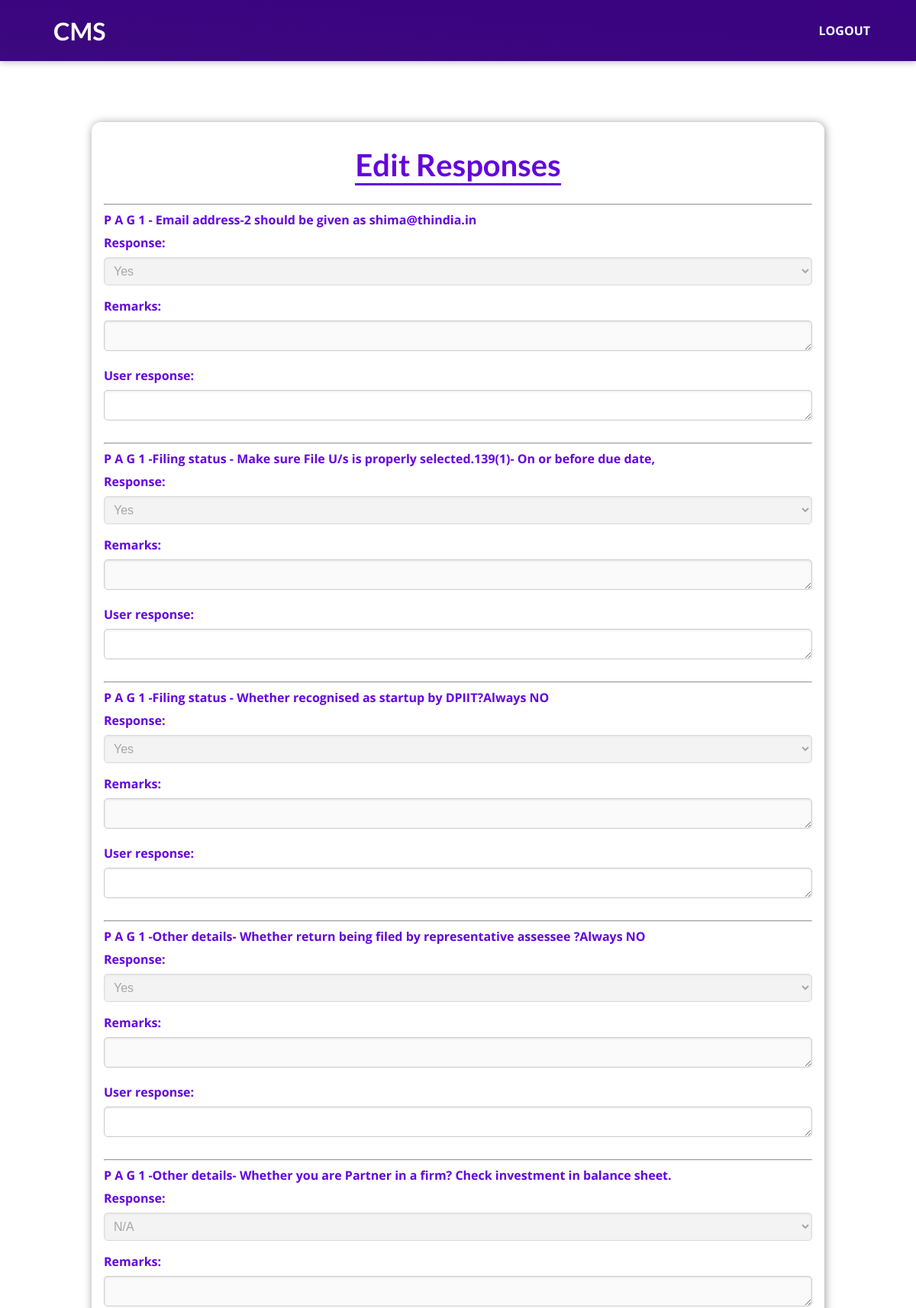
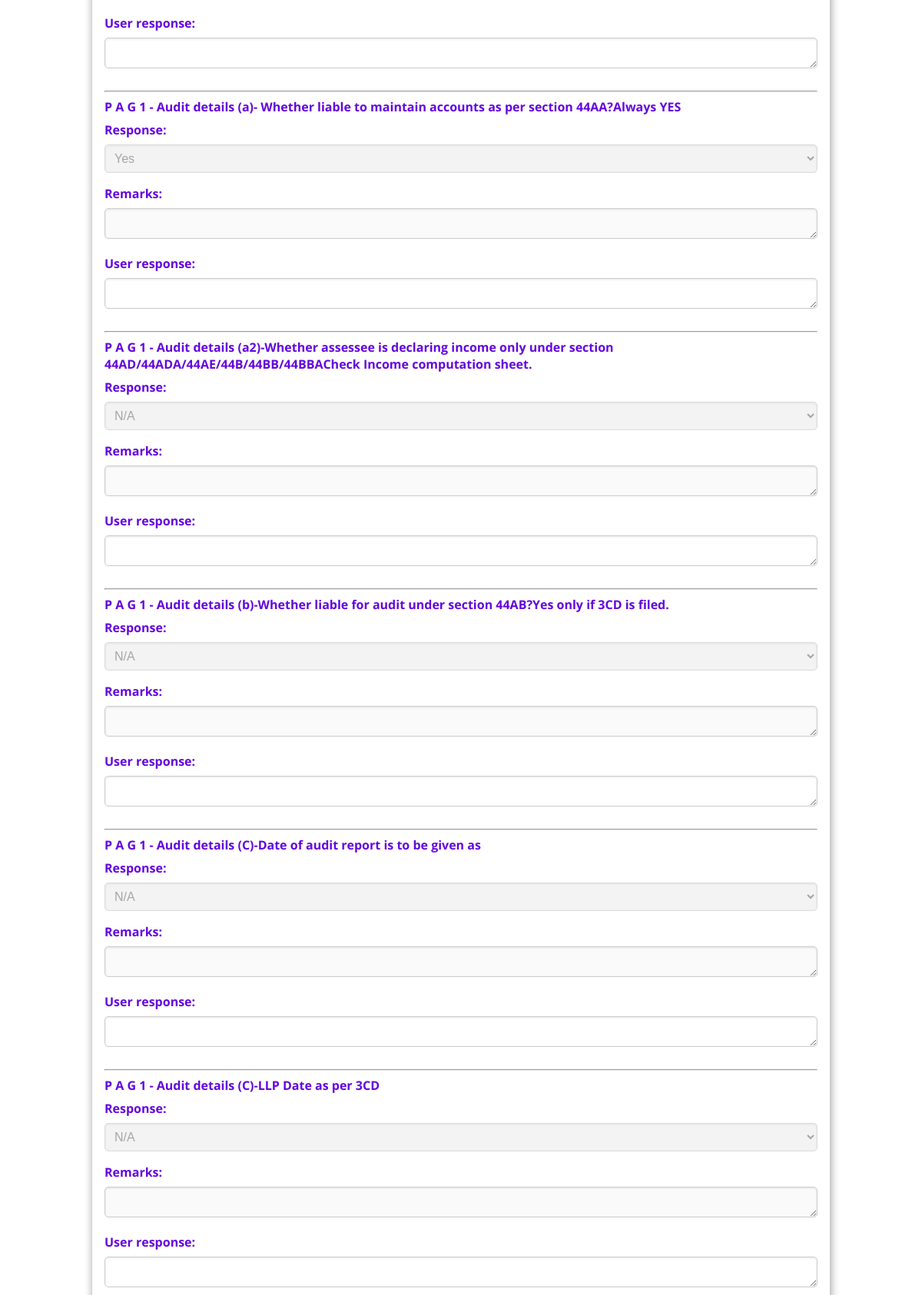
Page /user/edit_responses/5/ (signed in, upper part) on the committed database (2 pictures, top to bottom).
### checker/models.py (models this page shows, shortened)
class ProcedureResponse(models.Model):
    procedure = models.ForeignKey(Procedure, on_delete=models.CASCADE)
    question = models.ForeignKey(ChecklistQuestion, on_delete=models.CASCADE)
    response = models.CharField(max_length=10, choices=[('yes', 'Yes'), ('no', 'No'), ('na', 'N/A'), ('-----', '-----')])
    remarks = models.TextField(blank=True, null=True)
    user_response = models.TextField(blank=True, null=True)

### checklist/models.py (models this page shows, shortened)
class ChecklistQuestion(models.Model):
    checklist = models.ForeignKey(Checklist, on_delete=models.CASCADE)  # Still referencing Checklist
    section = models.ForeignKey(Section, on_delete=models.SET_NULL, null=True, blank=True)  # New relationship
    question_id = models.AutoField(primary_key=True)
    question_text = models.TextField()

### user/views.py (the view)
# urls.py: path('edit_responses/<int:procedure_id>/', views.user_edit_responses, name='user_edit_responses'),
@login_required
@user_passes_test(users_group_required)
def user_edit_responses(request, procedure_id):
    procedure = get_object_or_404(Procedure, id=procedure_id)
    responses = ProcedureResponse.objects.filter(procedure=procedure)
    ProcedureResponseFormSet = modelformset_factory(
        ProcedureResponse,
        form=UserProcedureResponseForm,  # Use the custom form here
        extra=0
    )
    formset = ProcedureResponseFormSet(queryset=responses)
    if request.method == 'POST':
        formset = ProcedureResponseFormSet(request.POST, queryset=responses)
        if formset.is_valid():
            formset.save()
            return redirect(reverse('user_view_responses', args=[procedure_id]))
    return render(request, 'user/edit_responses.html', {
        'procedure': procedure,
        'formset': formset
    })

### user/views.py (called while the page is built)
def users_group_required(user):
    return user.groups.filter(name='Users').exists()

### user/templates/user/edit_responses.html (shortened to what this page needs)
{% extends 'base.html' %}
{% load static %}
{% block style_content %}
  <link rel="stylesheet" href="{% static 'checker/response.css' %}" />
  <link rel="stylesheet" href="{% static 'user/sidebar.css' %}" />
{% endblock %}
{% block type %}
  <h1><a href="{% url 'user_index' %}">CMS</a></h1>
{% endblock %}
{% block body_content %}
  <section id="procedure_table">
    <header>
      <h2>Edit Responses</h2>
    </header>
    <form method="post" enctype="multipart/form-data" id="checklist-form">
      <hr />
      {% for form in formset %}
        <div class="form-control">
          <label for="{{ form.auto_id }}">{{ form.instance.question.question_text }}</label>
          {{ form }}
          <hr />
        </div>
      {% endfor %}
    </form>
  </section>
{% endblock %}

### static/app.css (style rules this page uses)
* { box-sizing: border-box; }
html { font-family: 'Open Sans', 'Lato', sans-serif; }
body { min-width: 465px; margin: 0; }
h1, h2, h3 { font-family: 'Lato', sans-serif; font-weight: bold; }
#main-navigation a { text-decoration: none; color: white; font-weight: bold; padding-left: 10px; }

### checker/static/checker/response.css (style rules this page uses)
#procedure_table { display: flex; flex-direction: column; justify-content: center; align-items: center; background-color: white; padding: 1rem; border-radius: 12px; width: 60rem; margin: 10rem auto; box-shadow: 1px 1px 12px rgba(0, 0, 0, 0.4); }
#procedure_table header { text-align: center; }
#procedure_table h2 { font-size: 2.5rem; margin: 1rem; color: #6305dd; display: inline-block; border-bottom: 3px solid #6305dd; }
.form-control label { display: block; font-weight: bold; margin-bottom: 0.5rem; color: #6305dd; }
.form-control input[type="text"], .form-control textarea, .form-control select { width: 100%; padding: 0.5rem; border: 1px solid #ccc; border-radius: 5px; font-size: 1rem; margin-bottom: 1rem; box-shadow: inset 0 1px 3px rgba(0, 0, 0, 0.1); }
.form-control textarea { resize: vertical; height: auto; min-height: 2.5rem; }

### rows in the picture
ProcedureResponse: instance.question.question_text "P A G 1 - Email address-2 should be given as shima@thindia.in"
ProcedureResponse: instance.question.question_text "P A G 1 -Filing status - Make sure File U/s is properly selected.139(1)- On or before due date,"
ProcedureResponse: instance.question.question_text "P A G 1 -Filing status - Whether recognised as startup by DPIIT?Always NO"
ProcedureResponse: instance.question.question_text "P A G 1 -Other details- Whether return being filed by representative assessee ?Always NO"
ProcedureResponse: instance.question.question_text "P A G 1 -Other details- Whether you are Partner in a firm? Check investment in balance sheet."
ProcedureResponse: instance.question.question_text "P A G 1 - Audit details (a)- Whether liable to maintain accounts as per section 44AA?Always YES"
ProcedureResponse: instance.question.question_text "P A G 1 - Audit details (a2)-Whether assessee is declaring income only under section 44AD/44ADA/44AE/44B/44BB/44BBACheck Income computation sheet."
ProcedureResponse: instance.question.question_text "P A G 1 - Audit details (b)-Whether liable for audit under section 44AB?Yes only if 3CD is filed."
ProcedureResponse: instance.question.question_text "P A G 1 - Audit details (C)-Date of audit report is to be given as"
ProcedureResponse: instance.question.question_text "P A G 1 - Audit details (C)-LLP Date as per 3CD"
